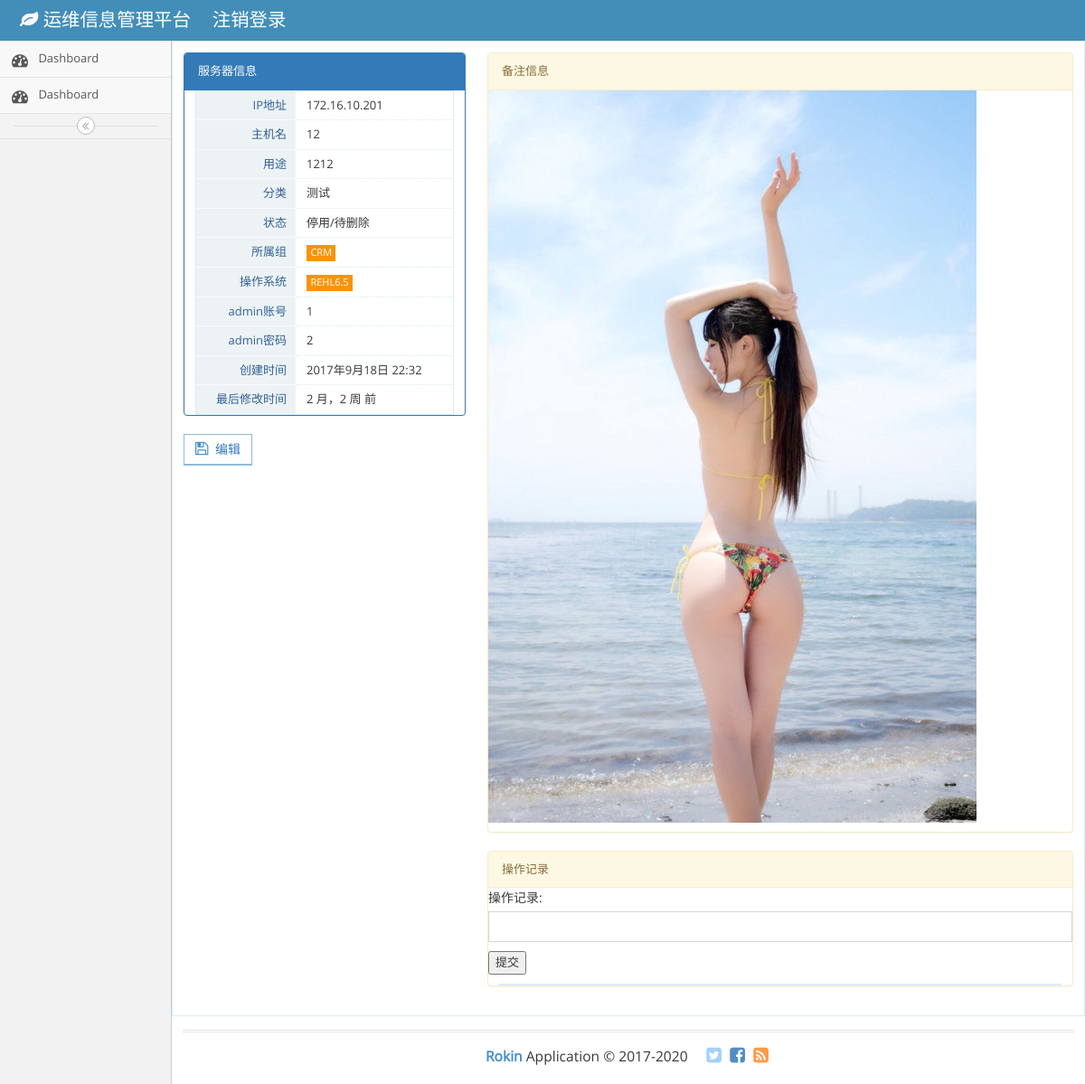
Page /post/20/ on the committed database.
### app/models.py (models this page shows, shortened)
class Host(models.Model):
    ip = models.GenericIPAddressField(verbose_name="IP地址", max_length=20)
    host_name = models.CharField(max_length=50)
    host_purpose = models.CharField(max_length=100, blank=True)
    host_status = models.ForeignKey(Host_status)
    Host_category = models.ForeignKey(HostCategorys)
    Host_group = models.ForeignKey(HostGroups)
    Host_operatingsystem = models.ForeignKey(OperatingSystems)
    admin_Account = models.CharField(max_length=50, blank=True)
    admin_password = models.CharField(max_length=50, blank=True)
    Host_body = RichTextUploadingField(verbose_name='正文')
    created_time = models.DateTimeField(auto_now_add=True)
    modified_time = models.DateTimeField(auto_now=True)
    def get_absolute_url(self):
        return reverse('app:host_detail', kwargs={'pk': self.pk})

class HostCategorys(models.Model):
    name = models.CharField(max_length=70)
    def __str__(self):
        return self.name

class Host_status(models.Model):
    name = models.CharField(max_length=10)
    def __str__(self):
        return self.name

class HostGroups(models.Model):
    name = models.CharField(max_length=70)
    def __str__(self):
        return self.name

class OperatingSystems(models.Model):
    name = models.CharField(max_length=30)
    def __str__(self):
        return self.name

### app/views.py (the view)
# urls.py: url(r'^post/(?P<pk>[0-9]+)/$', views.HostDetailView.as_view(), name='host_detail'),
class HostDetailView(DetailView):
    model = Host
    template_name = 'app/host_detail.html'
    context_object_name = 'post'
    def post(self, request, *args, **kwargs):
        response = super(HostDetailView, self).get(request, *args, **kwargs)
        comment_form = HostCommentForm(data=self.request.POST)
        if comment_form.is_valid():
            new_comment = comment_form.save(commit=False)
            new_comment.host = self.object
            new_comment.author = self.request.user
            new_comment.save()
        return response
    def get_context_data(self, **kwargs):
        context = super().get_context_data(**kwargs)
        comment_form = HostCommentForm()
        comments = self.object.hostcomments.all()
        context['comments'] = comments
        context['comment_form'] = comment_form
        return context

### app/forms.py
class HostCommentForm(forms.ModelForm):
    class Meta:
        model = HostComment
        fields = ('body',)
        widgets = {
            'body': TextInput(attrs={'class': 'form-control'}),
        }

### templates/app/host_detail.html (shortened to what this page needs)
{% extends 'app/base.html' %}
{% load staticfiles %}
{% block main %}
    <div class="table-detail">
        <div class="row">
            <div class="col-xs-4">
                <div class="panel panel-primary">
                    <div class="panel-heading">服务器信息</div>
                    <div class="panel-body">
                        <div class="profile-user-info profile-user-info-striped">
                            <div class="profile-info-row">
                                <div class="profile-info-name"> IP地址</div>
                                <div class="profile-info-value">
                                    <span>{{ post.ip }}</span>
                                </div>
                            </div>
                            <div class="profile-info-row">
                                <div class="profile-info-name"> 主机名</div>
                                <div class="profile-info-value">
                                    <span>{{ post.host_name }}</span>
                                </div>
                            </div>
                            <div class="profile-info-row">
                                <div class="profile-info-name"> 用途</div>
                                <div class="profile-info-value">
                                    <span>{{ post.host_purpose }}</span>
                                </div>
                            </div>
                            <div class="profile-info-row">
                                <div class="profile-info-name"> 分类</div>
                                <div class="profile-info-value">
                                    <span>{{ post.Host_category }}</span>
                                </div>
                            </div>
                            <div class="profile-info-row">
                                <div class="profile-info-name"> 状态</div>
                                <div class="profile-info-value">
                                    <span>{{ post.host_status }}</span>
                                </div>
                            </div>
                            <div class="profile-info-row">
                                <div class="profile-info-name"> 所属组</div>
                                <div class="profile-info-value">
                                    <span class="label label-sm label-warning">{{ post.Host_group }}</span>
                                </div>
                            </div>
                            <div class="profile-info-row">
                                <div class="profile-info-name"> 操作系统</div>
                                <div class="profile-info-value">
                                    <span class="label label-sm label-warning">{{ post.Host_operatingsystem }}</span>
                                </div>
                            </div>
                            <div class="profile-info-row">
                                <div class="profile-info-name"> admin账号</div>
                                <div class="profile-info-value">
                                    <span>{{ post.admin_Account }}</span>
                                </div>
                            </div>
                            <div class="profile-info-row">
                                <div class="profile-info-name"> admin密码</div>
                                <div class="profile-info-value">
                                    <span>{{ post.admin_password }}</span>
                                </div>
                            </div>
                            <div class="profile-info-row">
                                <div class="profile-info-name"> 创建时间</div>
                                <div class="profile-info-value">
                                    <span>{{ post.created_time }}</span>
                                </div>
                            </div>
                            <div class="profile-info-row">
                                <div class="profile-info-name"> 最后修改时间</div>
                                <div class="profile-info-value">
                                    <span>{{ post.modified_time|timesince }} 前</span>
                                </div>
                            </div>
                        </div>
                    </div>
                </div>
                <button type="submit" class="btn btn-white btn-info btn-bold">
                    <i class="ace-icon fa fa-floppy-o bigger-120 blue"></i>
                    <a href="{% url 'app:host_edit' pk=post.pk %}">编辑</a>
                </button>
            </div>
            <div class="col-xs-8">
                <div class="panel panel-warning">
                    <div class="panel-heading">备注信息</div>
                    <div class="panel-body">
                        {{ post.Host_body|safe }}
                    </div>
                </div>
             <div class="panel panel-warning">
                    <div class="panel-heading">操作记录</div>
                    <div class="panel-body">
                        <form action="{{ post.get_absolute_url }}" method="post">
                            {{ comment_form.as_p }}
                            <p><input type="submit" value="提交"></p>
                        </form>
                    <div class="profile-user-info profile-user-info-striped">
                        </div>
                    </div>
                </div>
            </div>
        </div>
    </div>
{% endblock main %}

### rows in the picture
Host: ip "172.16.10.201", host_name "12", host_purpose "1212", Host_category "测试", host_status "停用/待删除", Host_group "CRM", Host_operatingsystem "REHL6.5", admin_Account "1", admin_password "2", created_time "2017年9月18日 22:32", modified_time "2 月，2 周", Host_body (picture)
